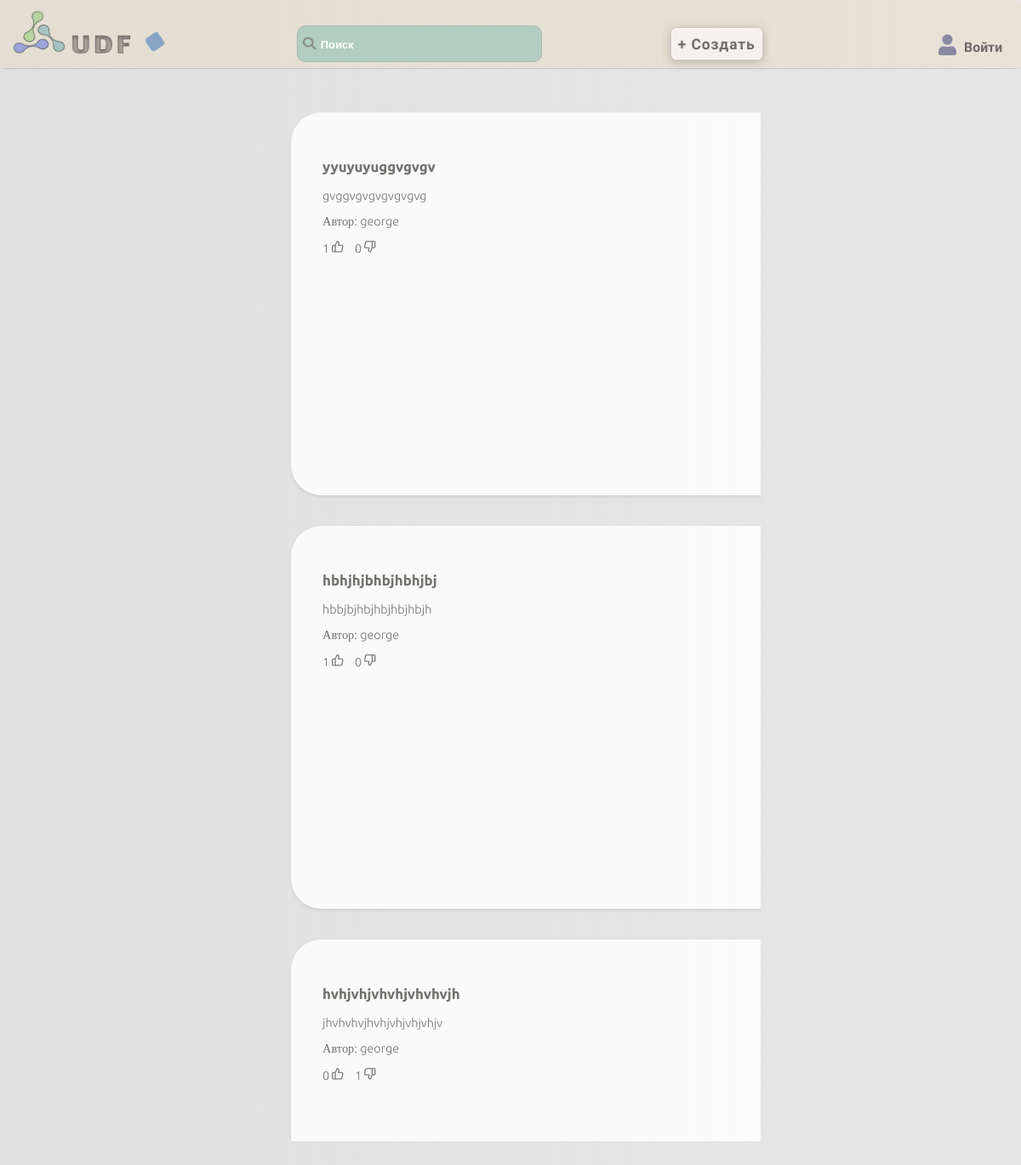
Before: / with the older database file.
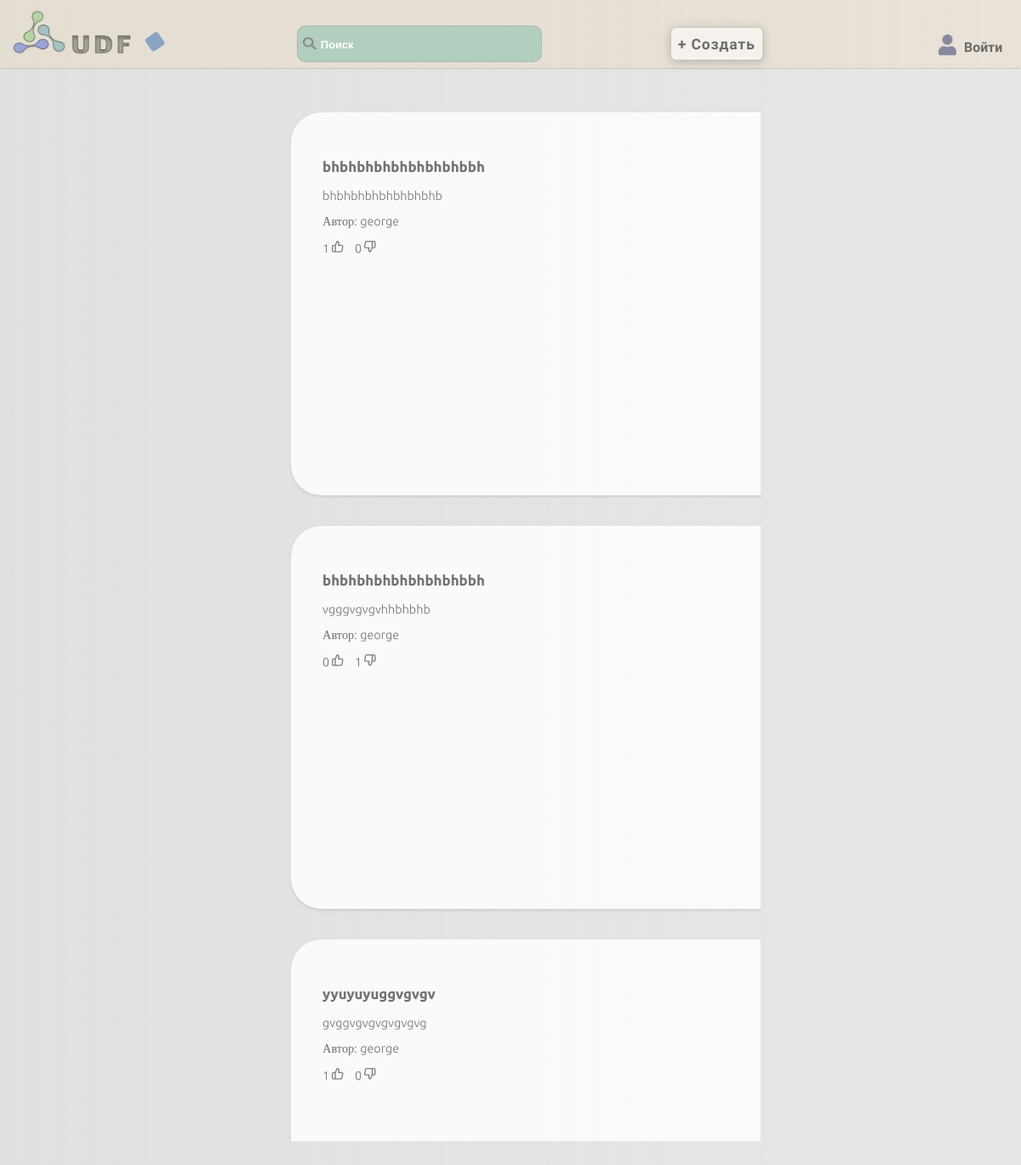
After: the same page with the newer database file.
### articles/models.py (models this page shows, shortened)
class Article(models.Model):
    title = models.CharField(max_length=255)
    content = models.TextField()
    author = models.ForeignKey(settings.AUTH_USER_MODEL, on_delete=models.CASCADE)
    created_at = models.DateTimeField(auto_now_add=True)
    likes = models.ManyToManyField(settings.AUTH_USER_MODEL, related_name='liked_articles')
    dislikes = models.ManyToManyField(settings.AUTH_USER_MODEL, related_name='disliked_articles')

### accounts/models.py (models this page shows, shortened)
class User(AbstractUser):
    username = models.CharField(max_length=150, unique=True)
    password = models.CharField(max_length=128, null=False, blank=False)
    bio = models.TextField(blank=True)
    avatar = models.ImageField(upload_to='avatars', blank=True)
    date_joined = models.DateTimeField(auto_now_add=True)
    email = models.EmailField(unique=True)
    last_login = None
    groups = None
    user_permissions = None

### core/views.py (the view)
# urls.py: path('', views.home, name='base'),
def home(request):
    articles = Article.objects.order_by('-created_at')
    return render(request, 'core/base.html', {'articles': articles})

### core/templates/core/base.html (shortened to what this page needs)
<!DOCTYPE html>
{% load static %}
<html lang="en">
<head>
    <link rel="stylesheet" href="{% static 'css/style.css' %}">
</head>
<body class="loaded">
<div class="menu">
    <div class="wrap">
        <div class="logo">
            <a class="logo-menu" href="{% url 'base' %}"><img src="{% static 'images/logo.png' %}" alt=""></a>
        </div>
        <div class="shape"></div>
        <ul>
            <li>
                <label class="search-icon">
                    <img src="{% static 'images/search.png' %}" alt="Search">
                </label>
                <input class="search-input" type="text" placeholder="Поиск" id="search-input">
            </li>
            <li>
                <a class="add-button" href="{% url 'add_article' %}">
                    <button type="button">+ Создать</button>
                </a>
            </li>
            {% if user.is_authenticated %}
            <li>
                {% if user.avatar %}
                 <img class="menu-avatar" src="{{ user.avatar.url }}" alt="{{ user.username }} Avatar">
                 {% else %}
                 <img class="menu-avatar" src="{% static 'images/standart_img.png' %}" alt="Default Avatar">
                {% endif %}
                <a href="{% url 'user_profile' %}">{{ user.username }}</a>
            </li>
            {% else %}
            <li>
                <a href="{% url 'login' %}">
                    <img class="welcom-img" src="{% static 'images/welcome.png' %}" alt="Войти">
                     Войти
                </a>
            </li>
            {% endif %}
        </ul>
    </div>
</div>
<div class="container">
    <div class="wrap">
        {% block content %}
       <div class="article-list">
            {% if articles %}
                <ul>
                    {% for article in articles %}
                        <li>
                            <div class="article-item">
                                <h3>{{ article.title }}</h3>
                                <p>{{ article.content }}</p>
                                <p>Автор: {{ article.author.username }}</p>
                                 <p>
                                        <span id="likes-count-{{ article.id }}">{{ article.likes.count }}</span>
                                        <span class="like-button" data-article-id="{{ article.id }}" data-is-liked="{{ article.is_liked }}" data-is-disliked="{{ article.is_disliked }}">
                                        </span>
                                        <span id="dislikes-count-{{ article.id }}">{{ article.dislikes.count }}</span>
                                          <span class="dislike-button" data-article-id="{{ article.id }}" data-is-liked="{{ article.is_liked }}" data-is-disliked="{{ article.is_disliked }}">
                                        </span>
                                 </p>
                            </div>
                        </li>
                    {% endfor %}
                </ul>
            {% else %}
                <p>Статей нет</p>
            {% endif %}
        </div>
        {% endblock %}
    </div>
</div>
</body>
</html>

### core/static/css/style.css (style rules this page uses)
html { height: 500px; overflow: hidden; }
body { margin: 0; padding: 0; background: linear-gradient(to right, rgba(214, 213, 213, 0.73), rgba(214, 213, 213, 0.58)); zoom: 0.9; opacity: 0; }
.menu .wrap { display: flex; flex-wrap: nowrap; justify-content: space-between; align-items: center; border-bottom: 2px solid rgba(0, 0, 0, 0.13); padding: 11px; background: rgba(239, 204, 139, 0.17); border-radius: 5px; }
.menu .logo-menu, .menu ul { display: inline-block; vertical-align: middle; }
.menu ul { flex-grow: 1; display: flex; list-style: none; padding: 0; margin: 0; align-items: baseline; justify-content: space-evenly; }
.menu ul li:last-child { margin-right: 0; position: relative; left: 11%; top: 16px; }
.menu ul li:first-child { margin-right: 0; position: relative; left: 1%; top: 11px; }
.menu ul li:nth-child(2) { margin-right: 0; position: relative; left: 3%; top: 12px; }
ul input { padding: 14px; border-radius: 11px; width: 290px; background: rgba(163, 201, 184, 0.77); color: #646363; margin-right: 11px; font-size: 1em; font-weight: bold; border: 2px solid rgba(169, 168, 168, 0.6); text-indent: 16px; transition: background-color ease-in-out 0.3s; }
.search-input::placeholder { color: #ffffff; font-size: 0.9em; }
ul button { padding: 8px; border-radius: 7px; background: rgba(255, 255, 255, 0.57); font-size: 1.1em; font-family: Play, serif; font-weight: bold; letter-spacing: 1px; box-shadow: 0 2px 12px 2px rgba(112, 110, 110, 0.36); color: rgba(82, 81, 81, 0.82); border: 2px solid rgba(255, 255, 255, 0.47); transition: background-color ease-in-out 0.3s, color ease-in-out 0.3s; }
.menu ul li a { text-decoration: none; color: rgba(82, 81, 81, 0.82); font-weight: bold; font-size: 1.1em; font-family: Play, serif; padding: 6px; transition: border-bottom linear 0.3s, color ease-in-out 0.3s; }
.search-icon { position: relative; left:10%; top: 3px; padding:7px; }
.welcom-img { position: relative; top: 7px; left: -3%; padding: 3px; }
.logo-menu { opacity: 0.9; transition: opacity ease-in-out 0.3s; }
ul { list-style: none; font-family: Ubuntu, serif; font-weight: 300; color: rgba(59, 58, 53, 0.71); }
.container .wrap { display: flex; flex-direction: column; align-items: center; justify-content: center; }
label, #id_username { color: rgba(100, 100, 100, 0.7); font-weight: bold; font-family: Tektur, serif; }
.shape { width: 20px; height: 20px; background-color: rgba(113, 150, 194, 0.8); margin-top: 20px; transition: background-color 2.2s ease; animation: colorChange 3s infinite alternate ease-in-out; }
.article-list { overflow: auto; }
.article-list { overflow-y: scroll; scrollbar-width: thin; vertical-align: baseline; box-sizing: inherit; position: relative; z-index: 2; width: 49%; max-height: 1400px; margin: 0 auto; display: grid; grid-template-columns: repeat(auto-fill, minmax(300px, 1fr)); gap: 20px; }
.article-item { border: 1px solid rgba(252, 252, 252, 0.5); padding: 40px; box-sizing: border-box; border-radius: 40px; background-color: rgba(255, 255, 255, 0.82); box-shadow: 0 2px 4px rgba(0, 0, 0, 0.1); margin: 40px 0; overflow: hidden; width: 700px; height: 500px; }
.article-item p:last-child { margin-bottom: 20px; }
.like-button, .dislike-button { margin-right: 11px; cursor: pointer; }

Changed rows visible on the page:
no longer on this page (row unchanged): Article: title "hbhjhjbhbjhbhjbj", content "hbbjbjhbjhbjhbjhbjh", author.username "george", likes.count "1", dislikes.count "0"
no longer on this page (row unchanged): Article: title "hvhjvhjvhvhjvhvhvjh", content "jhvhvhvjhvhjvhjvhjvhjv", author.username "george", likes.count "0", dislikes.count "1"
added Article: title "bhbhbhbhbhbhbhbhbbh", content "bhbhbhbhbhbhbhbhb", author.username "george", likes.count "1", dislikes.count "0"
added Article: title "bhbhbhbhbhbhbhbhbbh", content "vgggvgvgvhhbhbhb", author.username "george", likes.count "0", dislikes.count "1"
